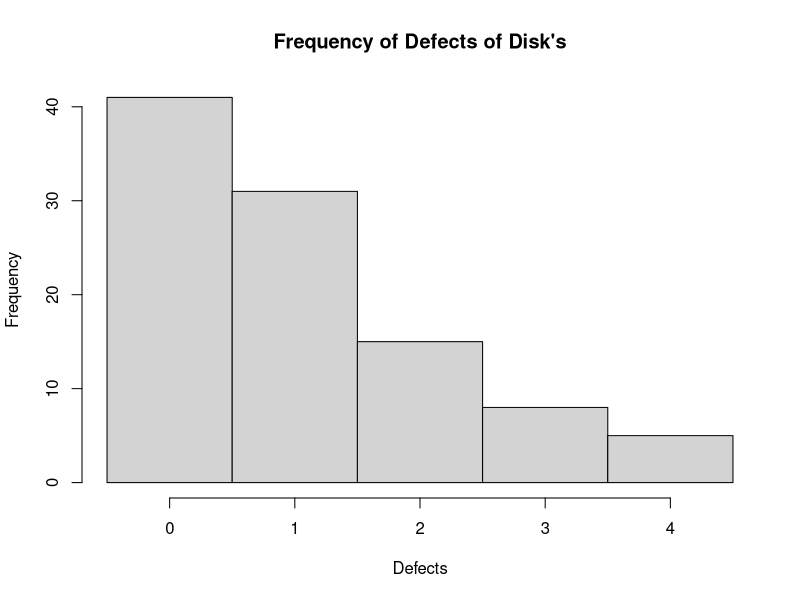
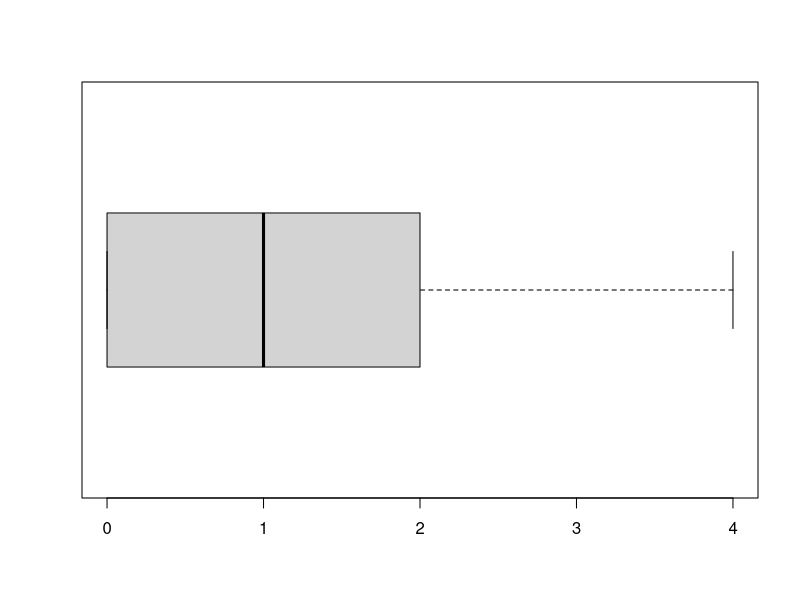
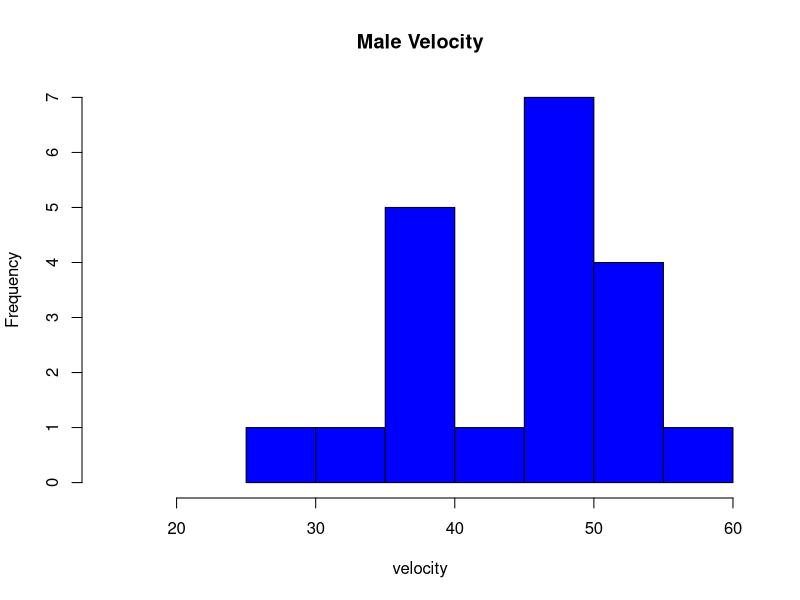
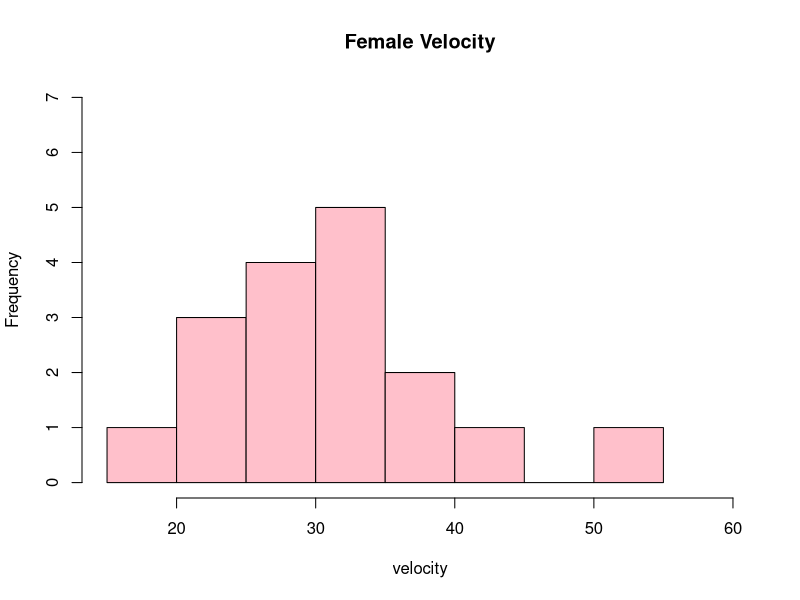
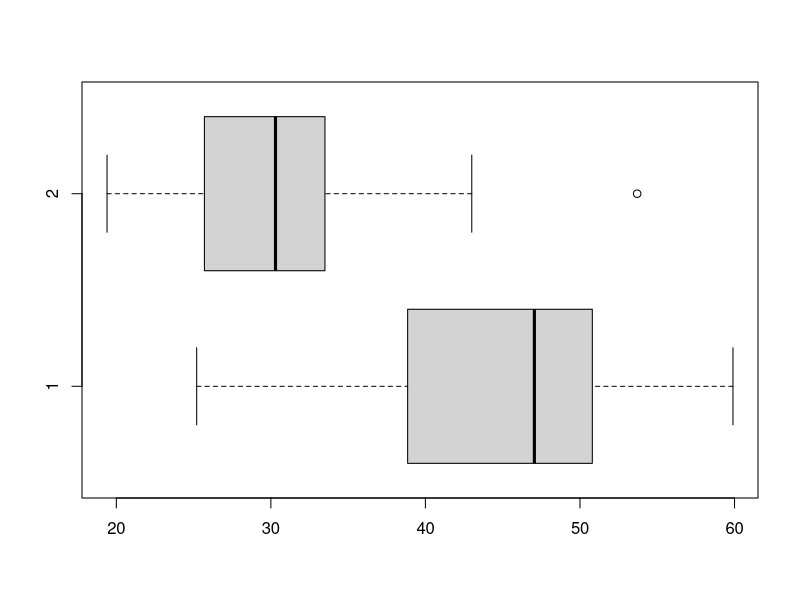

Write R code to recreate these figures, in order.
## ---- chunk 1
knitr::opts_chunk$set(echo = TRUE)
## ---- chunk 2
# (female count * female mean) + (male count * male mean)
# -------------------------------------------------------
#              (feamle count + male count)

((25 * 163) + (30 * 179)) / (25 + 35)
## ---- chunk 3
# (male count * ((male SD)^2 + (male mean - combined mean)) + (female count * ((female SD)^2 + (feamle mean - combined mean))
# ---------------------------------------------------------------------------------------------------------------
#                                             (feamle count + male count)

# sqare root answer

((30 * (6^2 + (179 - 157.4167))) + (25 * (6^2 + (163 - 157.4167)))) / (25 + 30)

sqrt(50.31057)
## ---- chunk 4
Defects = c(0,1,2,3,4)
Frequency = c(rep(0, 41), rep(1, 31), rep(2, 15), rep(3, 8), rep(4, 5))
hist(Frequency, main="Frequency of Defects of Disk's", xlab="Defects", breaks = seq(-.5, 4.5, 1))

## ---- chunk 5
mean(Frequency)
## ---- chunk 6
median(Frequency)
## ---- chunk 7
sd(Frequency)

mean = mean(Frequency)

for (value in Frequency) {
  value = (value - mean)^2
}

sqrt(mean(Frequency))
## ---- chunk 8
#R IQR
IQR(Frequency)
quantile(Frequency, c(0.25, 0.75))

#Hand IQR
IQR = quantile(Frequency, prob=0.75)-quantile(Frequency, prob=0.25)
IQR
## ---- chunk 9
# Mean = ~1
# Add up defects from 2 to 4, then divide by total

(15 + 8 + 5) / 100
## ---- chunk 10
# Q1 - 1.5IQR
0 - (1.5 * IQR)

# Q3 +1.5IQR
2 + (1.5 * IQR)
## ---- chunk 11
boxplot(Frequency, horizontal = T)
## ---- chunk 12
Males = c(54.2, 39.6, 52.3, 48.4, 35.9, 30.4, 25.2, 45.4, 48.9, 48.9, 45.8, 44.0, 52.5, 48.3, 59.9, 51.7, 38.6, 39.1, 49.9, 38.3)
Females = c(30.3, 43.0, 25.7, 26.7, 27.3, 31.9, 53.7, 32.9, 19.4, 23.7, 23.3, 23.3, 37.8, 39.5, 33.5, 30.4, 28.53)

hist(Males, main = "Male Velocity", xlab = "velocity",col = "blue", xlim = c(15,60), ylim = c(0,7))
hist(Females, main = "Female Velocity", xlab = "velocity",col = "pink", xlim = c(15,60), ylim = c(0,7))
## ---- chunk 13
mean(Males)
median(Males)

mean(Females)
median((Females))
## ---- chunk 14
sd(Males)

sd(Females)
## ---- chunk 15
data = range(Males,Females)
boxplot(Males, Females, horizontal = T)
## ---- chunk 16
# Mean + ((after - before) / count)
24 + (((1.19 - 11.9) / 12))
## ---- chunk 17
# ((orig val)^2 + (new val)^2 + count) * ((orig mean)^2 - (new mean)^2)) * ((1 / count - 1))

((-11.9^2 + 1.19^2) + (12 * (24^2 - 23.1075^2))) * (1 / (12 - 1))
## ---- chunk 18
# s = 5 + 11
# m = 58
16 / 58
## ---- chunk 19
# s = 10
# m = 58

10 / 58
## ---- chunk 20
# s = 9 + 8 + 10
# m = 58

27 / 58
## ---- chunk 21
# P(High Mercury | High Arsenic) = P(High Mercury and Arsenic) / P(High Arsenic) = 0.3333
#                                =        (1 + 5)              /  (1 + 3 + 5 + 9)

# Check for dependence
# is P(High Mercury) == P(High Mercury | High Arsenic)
#       (20 / 58)    ==  (6 / 18)
#       0.3448276    =/=  0.33333

# P(High Mercury | High Arsenic)
(1 + 5) / (1 + 3 + 5 +9)

# P (High Mercury)
((5 + 5 + 10) / 58)
## ---- chunk 22
# P(High Barium | Low Mercury) = P(High Barium and Low Mercury) / P(Low Mercury) = 0.2894737
#                              =          (3 + 8)               /   (11 + 27)

# Check for dependence
# is P(High Barium) == P(High Barium | Low Mercury)
#       (16 / 58)   ==  (38 / 58)
#       0.2758621   =/=  0.2894737

# P(High Barium | Low Mercury)
(3 + 8) / (11 + 27)

# P(High Barium)
((1 + 3 + 4 + 8) / 58)
